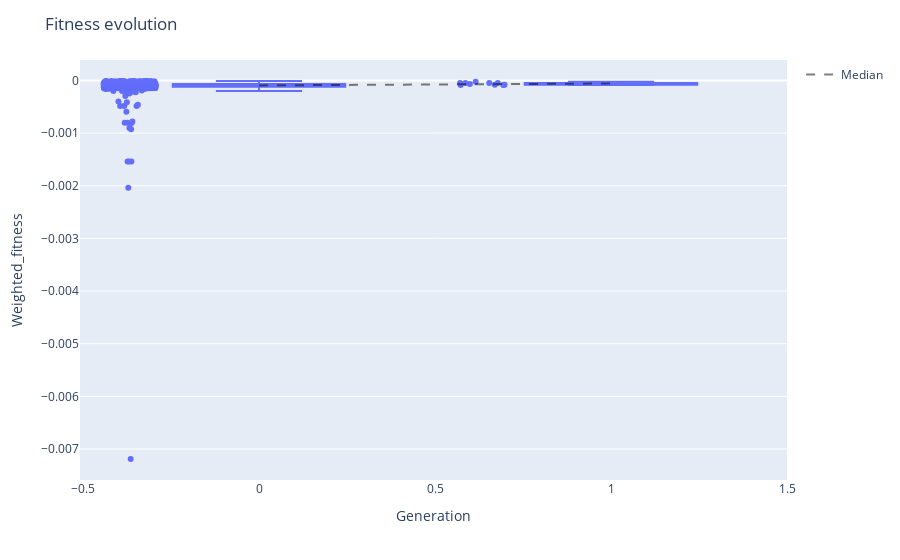

Source (notebook cell):
### Code cell
viewer.fitness_evolution(points="all")

### Figure 1 — Plotly figure (JSON) as saved in the notebook; plotly's stock layout.template omitted (floating-point values rounded to 4 significant figures; data arrays with more than 128 entries replaced by an {"elided": "..."} marker saying what was removed)
{"data": [{"alignmentgroup": "True", "boxpoints": "all", "hovertemplate": "Generation=%{x}<br>Weighted_fitness=%{y}<extra></extra>", "legendgroup": "", "marker": {"color": "#636efa"}, "name": "", "notched": false, "offsetgroup": "", "orientation": "v", "showlegend": false, "type": "box", "x": {"elided": "1802 int values"}, "x0": " ", "xaxis": "x", "y": {"elided": "1802 float values"}, "y0": " ", "yaxis": "y"}, {"line": {"color": "rgba(0,0,0,0.5)", "dash": "dash", "width": 2}, "mode": "lines", "name": "Median", "type": "scatter", "x": [0, 1], "y": [-9.485e-05, -5.884e-05]}], "layout": {"boxmode": "group", "legend": {"tracegroupgap": 0}, "margin": {"t": 60}, "title": {"text": "Fitness evolution"}, "xaxis": {"anchor": "y", "domain": [0, 1], "title": {"text": "Generation"}}, "yaxis": {"anchor": "x", "domain": [0, 1], "title": {"text": "Weighted_fitness"}}}}
